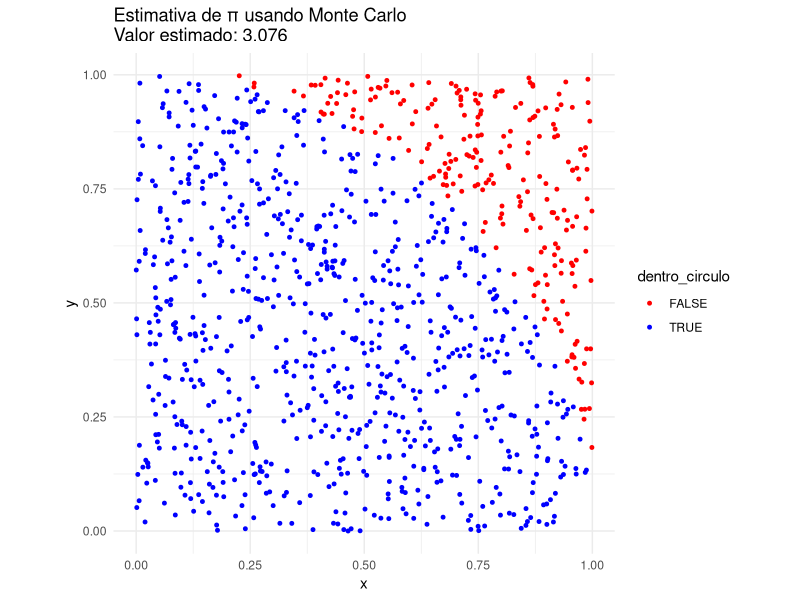
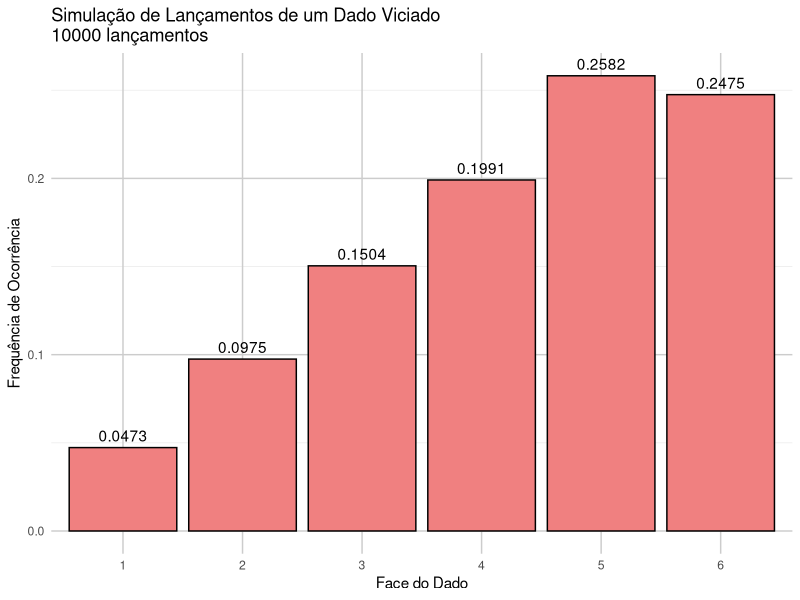
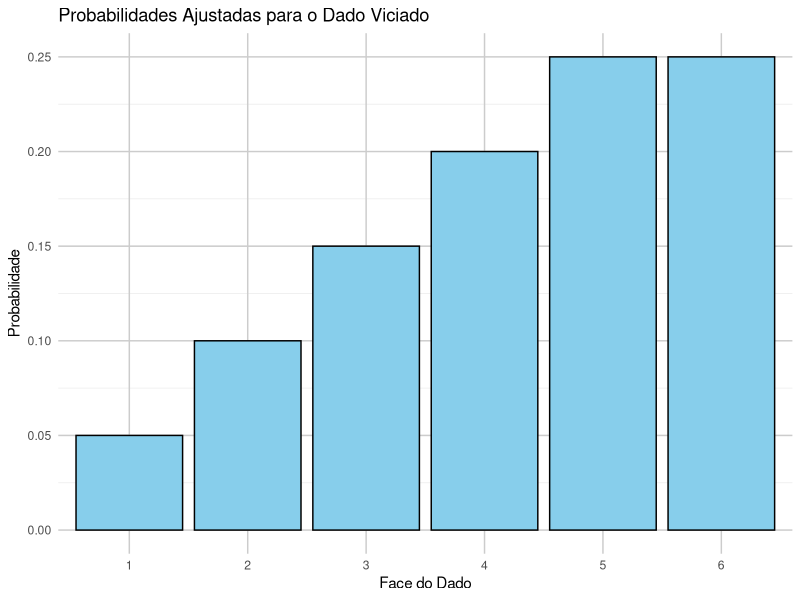
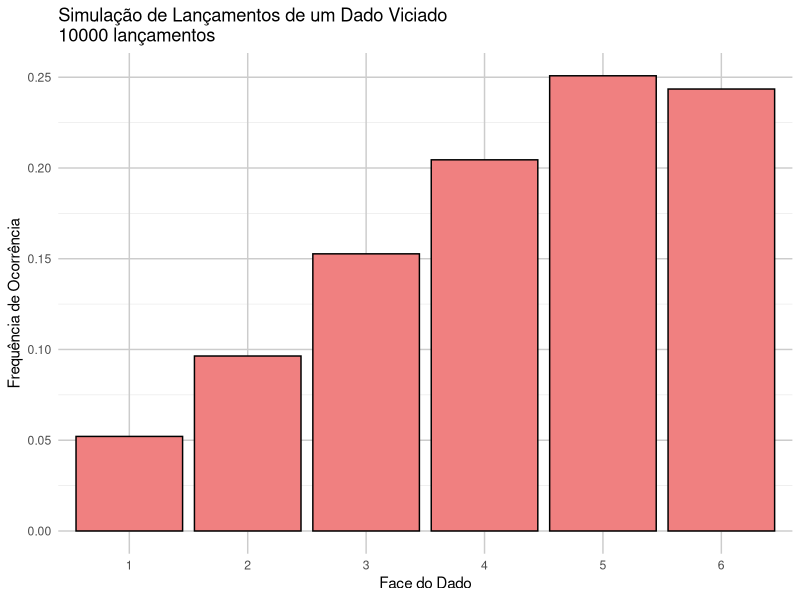

Reproduce these figures in R, in order.
## ---- chunk 1
# Definindo o número de pontos a serem gerados
n_pontos <- 1000

# Gerando pontos aleatórios (x, y) no intervalo [0, 1]
x <- runif(n_pontos, 0, 1)
y <- runif(n_pontos, 0, 1)

# Calculando a distância de cada ponto à origem
distancia <- sqrt(x^2 + y^2)

# Contando quantos pontos estão dentro do quarto de círculo (distância <= 1)
dentro_circulo <- distancia <= 1
pi_estimado <- 4 * sum(dentro_circulo) / n_pontos

# Exibindo o valor estimado de Pi
cat("Valor estimado de π:", pi_estimado, "\n")

# Visualizando a distribuição dos pontos
library(ggplot2)

dados <- data.frame(x = x, y = y, dentro_circulo = dentro_circulo)

ggplot(dados, aes(x = x, y = y, color = dentro_circulo)) +
  geom_point(size = 1) +
  scale_color_manual(values = c("red", "blue")) +
  ggtitle(paste0("Estimativa de π usando Monte Carlo\nValor estimado: ", round(pi_estimado, 5))) +
  theme_minimal() +
  coord_equal() +
  labs(x = "x", y = "y")
## ---- chunk 2
# Definindo as faces do dado e as probabilidades
faces <- 1:6
probabilidades <- c(0.05, 0.1, 0.15, 0.2, 0.25, 0.25)  # Probabilidades associadas às faces do dado

# Verificando que a soma das probabilidades é 1
cat("Soma das probabilidades:", sum(probabilidades), "\n")

# Simulando 10000 lançamentos de um dado viciado
n_lancamentos <- 10000
set.seed(123)  # Definindo seed para reprodutibilidade
resultados <- sample(faces, size = n_lancamentos, replace = TRUE, prob = probabilidades)

# Contando as frequências de cada face
frequencias <- table(resultados) / n_lancamentos

# Exibindo os resultados da simulação
cat("Frequências de cada face após", n_lancamentos, "lançamentos:\n")
for (face in faces) {
  cat("Face", face, ":", frequencias[as.character(face)], "vezes\n")
}

# Visualizando os resultados em um gráfico de barras
library(ggplot2)

dados <- data.frame(faces = as.factor(faces), frequencias = as.numeric(frequencias))

ggplot(dados, aes(x = faces, y = frequencias)) +
  geom_bar(stat = "identity", fill = "lightcoral", color = "black") +
  ggtitle(paste0("Simulação de Lançamentos de um Dado Viciado\n", n_lancamentos, " lançamentos")) +
  xlab("Face do Dado") +
  ylab("Frequência de Ocorrência") +
  theme_minimal() +
  geom_text(aes(label = round(frequencias, 4)), vjust = -0.5) +
  theme(panel.grid.major = element_line(color = "grey80"))
## ---- chunk 3
# Definindo as faces do dado e as probabilidades associadas (não uniformes)
faces <- 1:6
probabilidades <- c(0.05, 0.1, 0.15, 0.2, 0.25, 0.25)  # Probabilidades associadas às faces do dado

# Função para gerar uma amostra baseada em intervalos de probabilidades
gerar_amostra_por_intervalos <- function(probabilidades, faces) {
  u <- runif(1)  # Gerando um número aleatório uniforme
  limite_inferior <- 0  # Limite inferior do intervalo
  
  # Percorrendo as probabilidades e verificando em qual intervalo o número cai
  for (i in seq_along(probabilidades)) {
    limite_superior <- limite_inferior + probabilidades[i]  # Definindo o limite superior do intervalo
    if (limite_inferior <= u && u < limite_superior) {
      return(faces[i])  # Retorna a face correspondente ao intervalo
    }
    limite_inferior <- limite_superior  # Atualiza o limite inferior para o próximo intervalo
  }
}

# Simulando lançamentos do dado viciado utilizando a verificação dos intervalos
n_lancamentos <- 10000
set.seed(123)  # Definindo seed para reprodutibilidade
resultados <- replicate(n_lancamentos, gerar_amostra_por_intervalos(probabilidades, faces))

# Contando as frequências de cada face
frequencias <- sapply(faces, function(face) sum(resultados == face) / n_lancamentos)

# Exibindo os resultados da simulação
cat("Frequências de cada face após", n_lancamentos, "lançamentos:\n")
for (i in seq_along(faces)) {
  cat("Face", faces[i], ":", frequencias[i], "vezes\n")
}

# Visualizando os resultados em gráficos

library(ggplot2)

# Gráfico das probabilidades ajustadas
dados_probabilidades <- data.frame(faces = as.factor(faces), probabilidades = probabilidades)
ggplot(dados_probabilidades, aes(x = faces, y = probabilidades)) +
  geom_bar(stat = "identity", fill = "skyblue", color = "black") +
  ggtitle("Probabilidades Ajustadas para o Dado Viciado") +
  xlab("Face do Dado") +
  ylab("Probabilidade") +
  theme_minimal() +
  theme(panel.grid.major = element_line(color = "grey80"))

# Gráfico das frequências obtidas
dados_frequencias <- data.frame(faces = as.factor(faces), frequencias = frequencias)
ggplot(dados_frequencias, aes(x = faces, y = frequencias)) +
  geom_bar(stat = "identity", fill = "lightcoral", color = "black") +
  ggtitle(paste0("Simulação de Lançamentos de um Dado Viciado\n", n_lancamentos, " lançamentos")) +
  xlab("Face do Dado") +
  ylab("Frequência de Ocorrência") +
  theme_minimal() +
  theme(panel.grid.major = element_line(color = "grey80"))
## ---- chunk 4
# Carregando o dataset Iris e definindo as variáveis preditoras e resposta
data(iris)
X <- iris[, 1:4]
y <- iris[, 5]

# Dividindo os dados de forma aleatória em treino e teste
set.seed(42)
index <- sample(1:nrow(iris), 0.7 * nrow(iris))
X_train <- X[index, ]
X_test <- X[-index, ]
y_train <- y[index]
y_test <- y[-index]

# Treinando o modelo Random Forest
library(randomForest)
modelo <- randomForest(X_train, as.factor(y_train), ntree=100, seed=42)

# Avaliando o modelo no conjunto de teste
predicoes <- predict(modelo, X_test)
accuracy <- sum(predicoes == y_test) / length(y_test)
cat("Acurácia do modelo:", accuracy, "\n")
